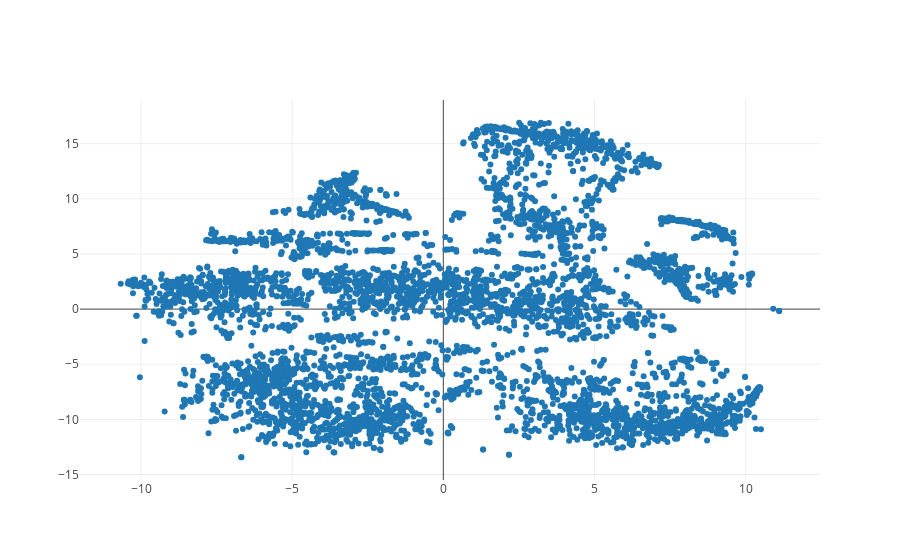

This figure's notebook cell:
### Code cell
fig = go.Scatter(
    x=vis_data[:,0],
    y=vis_data[:,1],
    mode='markers'
)
plotly.iplot([fig])

### Figure 1 — Plotly figure (JSON) as saved in the notebook; plotly's stock layout.template omitted (floating-point values rounded to 4 significant figures; data arrays with more than 128 entries replaced by an {"elided": "..."} marker saying what was removed)
{"data": [{"mode": "markers", "type": "scatter", "x": {"elided": "5000 float values"}, "y": {"elided": "5000 float values"}}], "layout": {}}
